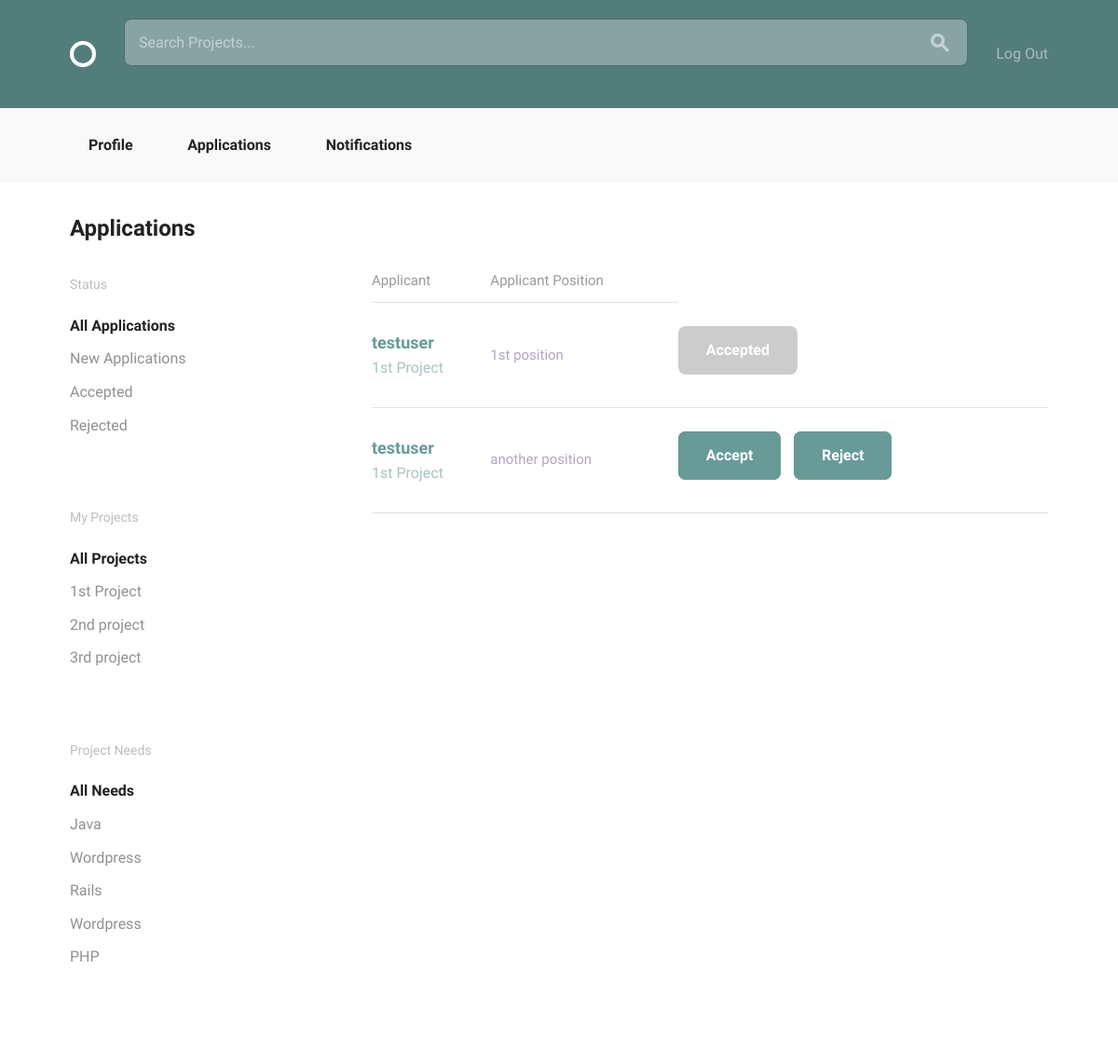
The page /projects/application/ (signed in) on the database as committed earlier.
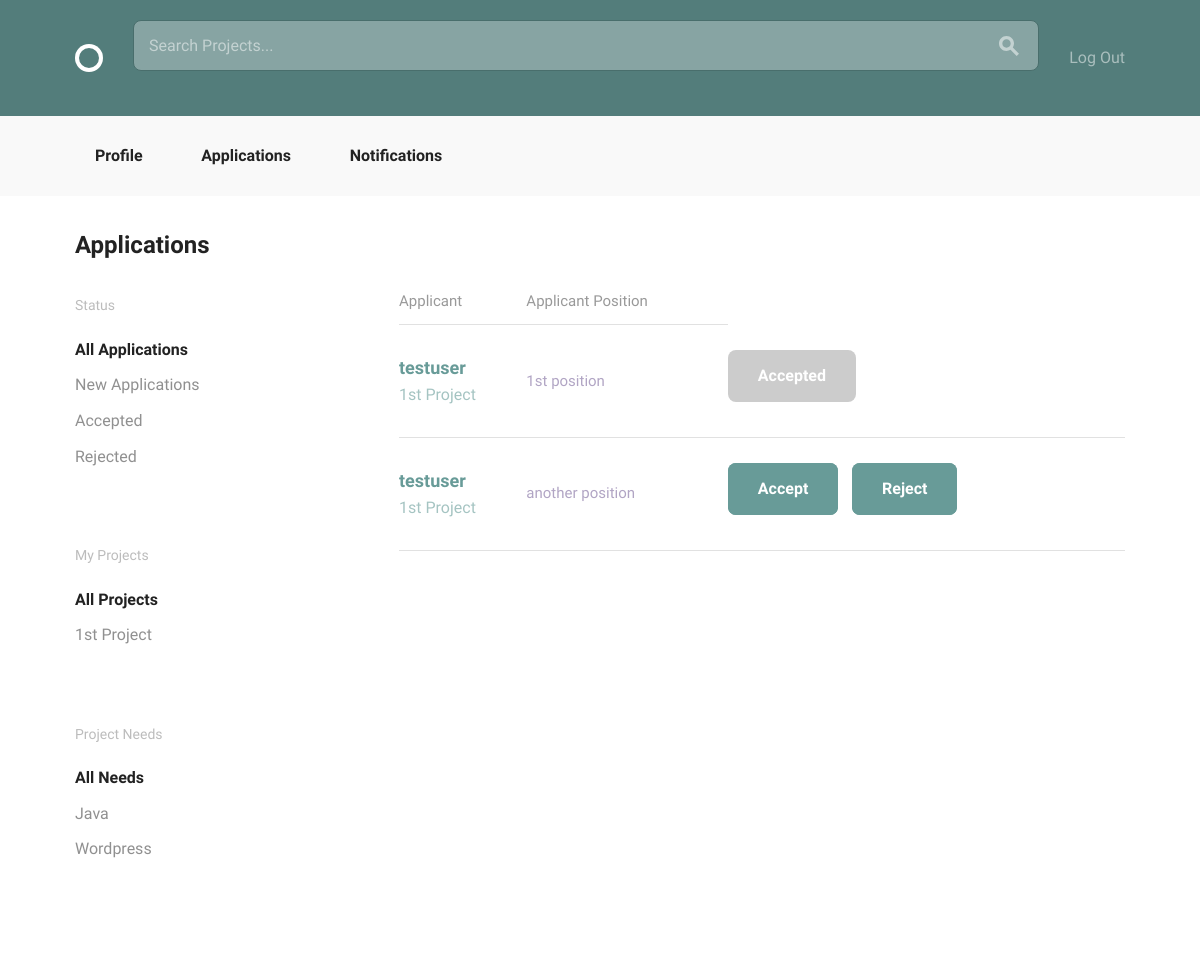
The same page on the database as committed later.
### projects/models.py (models this page shows, shortened)
class Project(models.Model):
    user = models.ForeignKey(settings.AUTH_USER_MODEL, null=True)
    title = models.CharField(max_length=100)
    description = models.TextField(max_length=500)
    estimated_time = models.IntegerField()
    requirements = models.CharField(max_length=100)

class Position(models.Model):
    ANDROID = "Android"
    DESIGN = "Design"
    JAVA = "Java"
    PHP = "PHP"
    PYTHON = "Python"
    RAILS = "Rails"
    WORDPRESS = "Wordpress"
    iOS = "iOS"
    SKILLES_CHOICES = (
        (ANDROID, "Android Developer"),
        (DESIGN, "Designer"),
        (JAVA, "Java Developer"),
        (PHP, "PHP Developer"),
        (PYTHON, "Python Developer"),
        (RAILS, "Rails Developer"),
        (WORDPRESS, "Wordpress Developer"),
        (iOS, "iOS Developer")
    )
    project = models.ForeignKey(
        Project,
        null=True,
        related_name="positions",
        on_delete=models.CASCADE)
    title = models.CharField(max_length=100, blank=True)
    description = models.TextField(max_length=500, blank=True)
    skill = models.CharField(
        max_length=20,
        choices=SKILLES_CHOICES,
        default="",
        blank=True)
    position_filled = models.BooleanField(default=False, blank=True)
    applicants = models.ManyToManyField(
        settings.AUTH_USER_MODEL,
        through='Application')

class Application(models.Model):
    applicant = models.ForeignKey(
        settings.AUTH_USER_MODEL,
        related_name="applicaion"
    )
    position = models.ForeignKey(Position)
    status = models.CharField(max_length=20)

### accounts/models.py (models this page shows, shortened)
class User(AbstractBaseUser, PermissionsMixin):
    email = models.EmailField(unique=True)
    username = models.CharField(max_length=40, unique=True)
    bio = models.TextField(max_length=500, blank=True, default="")
    image = models.ImageField(upload_to="profile_image/", blank=True)
    date_joined = models.DateTimeField(default=timezone.now)
    is_active = models.BooleanField(default=True)
    is_staff = models.BooleanField(default=False)
    objects = UserManager()
    USERNAME_FIELD = "email"
    REQUIRED_FIELDS = ["username"]
    def __str__(self):
        return self.username

### projects/views.py (the view)
@login_required
def application_list(request):
    applications = models.Application.objects.all()
    projects = models.Project.objects.filter(user=request.user)
    return render(request, 'projects/application_list.html', {
            'applications': applications,
            'projects': projects })

### projects/templates/projects/application_list.html
{% extends "layout.html" %}
{% load static from staticfiles %}
{% block body_content %}
<div class="bounds circle--page">
    <div class="circle--page--header grid-100">
        <h2>Applications</h2>
    </div>
    <div class="grid-25">
        <div class="circle--filter circle--secondary--module">
            <h4>Status</h4>
            <ul class="circle--filter--list">
                <li><a class="selected" href="{% url 'projects:application' %}">All Applications</a></li>
                <li><a href="{% url 'projects:new_application' %}">New Applications</a></li>
                <li><a href="{% url 'projects:accept_application' %}">Accepted</a></li>
                <li><a href="{% url 'projects:reject_application' %}">Rejected</a></li>
            </ul>
        </div>
        <div class="circle--filter circle--secondary--module">
            <h4>My Projects</h4>
            <ul class="circle--filter--list">
                <li><a class="selected">All Projects</a></li>
                {% for project in projects %}
                    <li><a href="{% url 'projects:project_detail' pk=project.pk %}">{{ project.title }}</a></li>
                {% endfor %}
            </ul>
        </div>
        <div class="circle--filter circle--secondary--module">
            <h4>Project Needs</h4>
            <ul class="circle--filter--list">
                <li><a class="selected">All Needs</a></li>
                {% for project in projects %}
                    {% for position in project.positions.all %}
                        <li><a href="{% url 'projects:project_detail' pk=position.project.pk %}">{{ position.skill }}</a></li>
                    {% endfor %}
                {% endfor %}
            </ul>
        </div>
    </div>
    <div class="grid-70 grid-push-5">
         <table class="u-full-width circle--table">
            <thead>
                <tr>
                    <th>Applicant</th>
                    <th class="circle--cell--right">Applicant Position</th>
                </tr>
            </thead>
            <tbody>
                {% for application in applications %}
                    {% if application.applicant != request.user %}
                        <tr class="clickable-row" data-href="{% url "accounts:profile_detail" pk=application.applicant.pk %}">
                            <td>
                                <h3>{{ application.applicant }}</h3>
                                <p>{{ application.position.project.title }}</p>
                            </td>
                            <td class="circle--cell--right">
                                <span class="secondary-label">{{ application.position.title }}</span>
                            </td>
                            <td>
                                {% if application.status == "new" %}
                                    <a class="button button-primary" href="{% url 'projects:accept' pk=application.pk %}">Accept</a>
                                {% endif %}
                                {% if application.status == "accept" %}
                                    <a class="button button-primary button-inactive">Accepted</a>
                                {% elif application.status == "reject" %}
                                    <a class="button button-primary button-inactive">Rejected</a>
                                {% else %}
                                    <a class="button button-primary" href="{% url 'projects:reject' pk=application.pk %}">Reject</a>
                                {% endif %}
                            </td>
                        </tr>
                    {% endif %}
                {% endfor %}
            </tbody>
        </table>
    </div>
</div>
{% endblock %}

Rows that differ between the two databases and show on the page:
removed Project: title "2nd project"
no longer on this page (row edited): Project: title "3rd project"
removed Position: skill "Rails"
no longer on this page (row edited): Position: skill "Wordpress"
no longer on this page (row edited): Position: skill "PHP"
